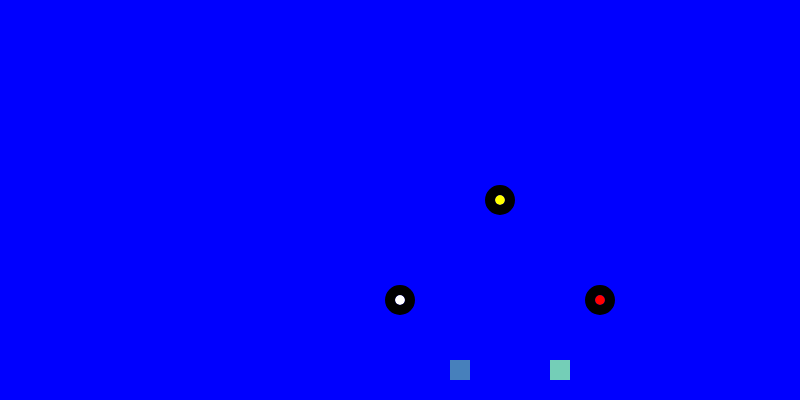
Frame 1 (no input)
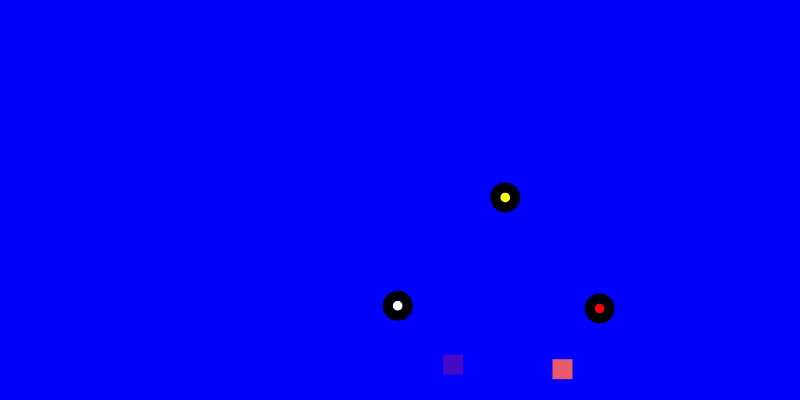
Frame 60 (no input)
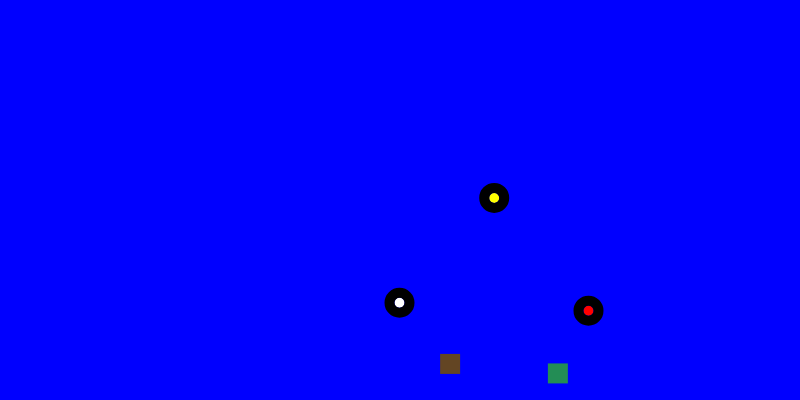
Frame 120 (the mouse pressed at the canvas centre since frame 60)

The p5.js sketch that drew these frames (run headless with seeded random() and noise() and a simulated clock; from frame 60 on, the mouse is pressed at the canvas centre):

// p5.js sketch
// ── sketch.js
let b;
let anotherBall;
let thirdBall;
let firstobject;
let secondobject;

function setup() {
  createCanvas(800, 400);
  b = new RoundThing(600, 300,"red"); //make a new ball from the Ball class and call it b.
  anotherBall = new RoundThing(500,200,"yellow");
  thirdBall = new RoundThing(400,300,"white");
  firstobject = new NewObject(450,360,random(0,270));
  secondobject = new NewObject(550,360,random(0,270));
}


function draw(){
	background("blue");
    b.drawBall(); //draw the ball called b (go look in the Ball class for the drawBall function)
    b.moveBall(); //move the ball called b (go look in the Ball class for the moveBall function)
    anotherBall.drawBall();
    anotherBall.moveBall();
    thirdBall.drawBall();
    thirdBall.moveBall();
    firstobject.drawObject();
    firstobject.moveObject();
    secondobject.drawObject();
    secondobject.moveObject();


}


//ball class from which to create new balls with similar properties.
class RoundThing {

	constructor(x,y,color){ //every ball needs an x value and a y value
		    this.x = x;
    		this.y = y;
        this.color= color;
	}
	drawBall(){  // draw a ball on the screen at x,y
    		stroke(0);
        strokeWeight(20);
    		fill(this.color);
		    ellipse(this.x,this.y,10,10);
	}
	moveBall(){ //update the location of the ball, so it moves across the screen
		this.x = this.x+random(-1,1);
		this.y = this.y+random(-1,1);
	}
}

class NewObject {

  constructor(x,y){
      this.x = x;
      this.y = y;
  }
  drawObject(){
    stroke(0)
    strokeWeight(0)
    fill(random(0,270),random(0,270),random(0,270))
    rect(this.x,this.y,20,20)
  }
  moveObject(){
    this.x = this.x+random(-1,1);
    this.y = this.y+random(-1,1)
  }
}
